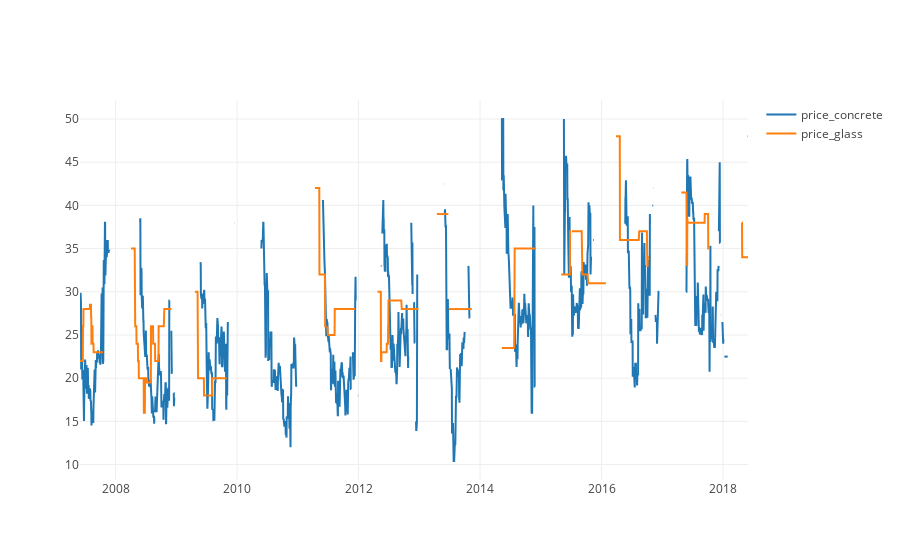

Notebook code cell kept with this figure:
### Markdown cell above
After removing the rows that contained all prices unavailable from the data, we plot a time series from the available data. We can immediately see repeating patterns in prices of glass and concrete. Those also respectively contain the highest numbers of unavilable data.
* Price of concrete is availabe from late May until late December. It obviously shows that the concreting work is all done outside and potentially in a very cold area that enforces the stop of concreting during the winter and spring.
* The same timing pattern as in concrete price availability can be seen for the price of glass, also.

To better undrestand the different behaviors we look again but in separate plots

### Code cell
plotly_df(df[['price_concrete','price_glass']])

### Figure 1 — Plotly figure (JSON) as saved in the notebook; plotly's stock layout.template omitted (floating-point values rounded to 4 significant figures; data arrays with more than 128 entries replaced by an {"elided": "..."} marker saying what was removed)
{"data": [{"mode": "lines", "name": "price_concrete", "type": "scatter", "uid": "c0b7d86b-9739-4a42-93db-f5b49c665d2a", "x": {"elided": "2735 str values"}, "y": {"elided": "2735 float values"}}, {"mode": "lines", "name": "price_glass", "type": "scatter", "uid": "d341e8b9-44dc-4f75-bba4-51b3a4ebd3e9", "x": {"elided": "2735 str values"}, "y": {"elided": "2735 float values"}}], "layout": {"title": {"text": ""}}}
